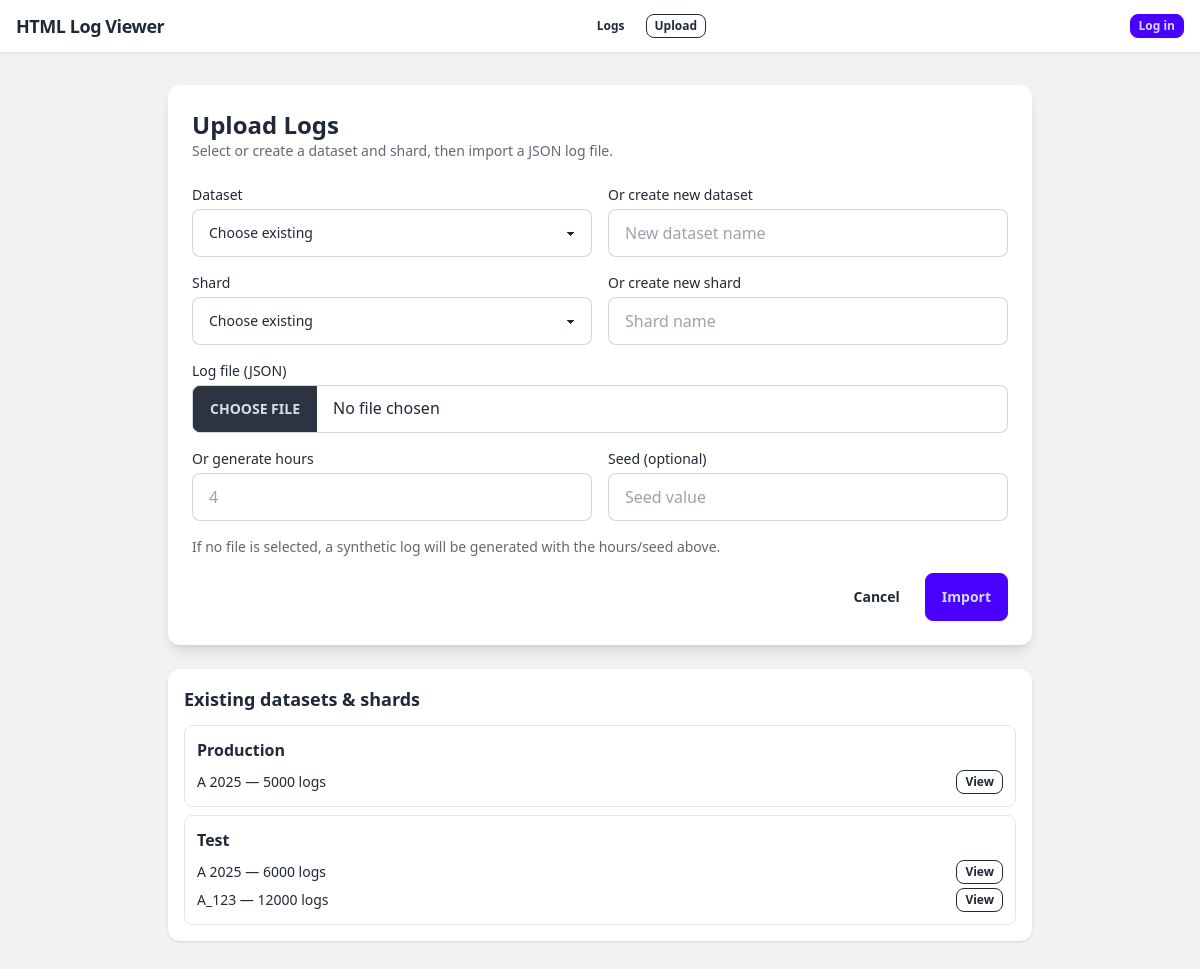
Before: /upload with the older database file.
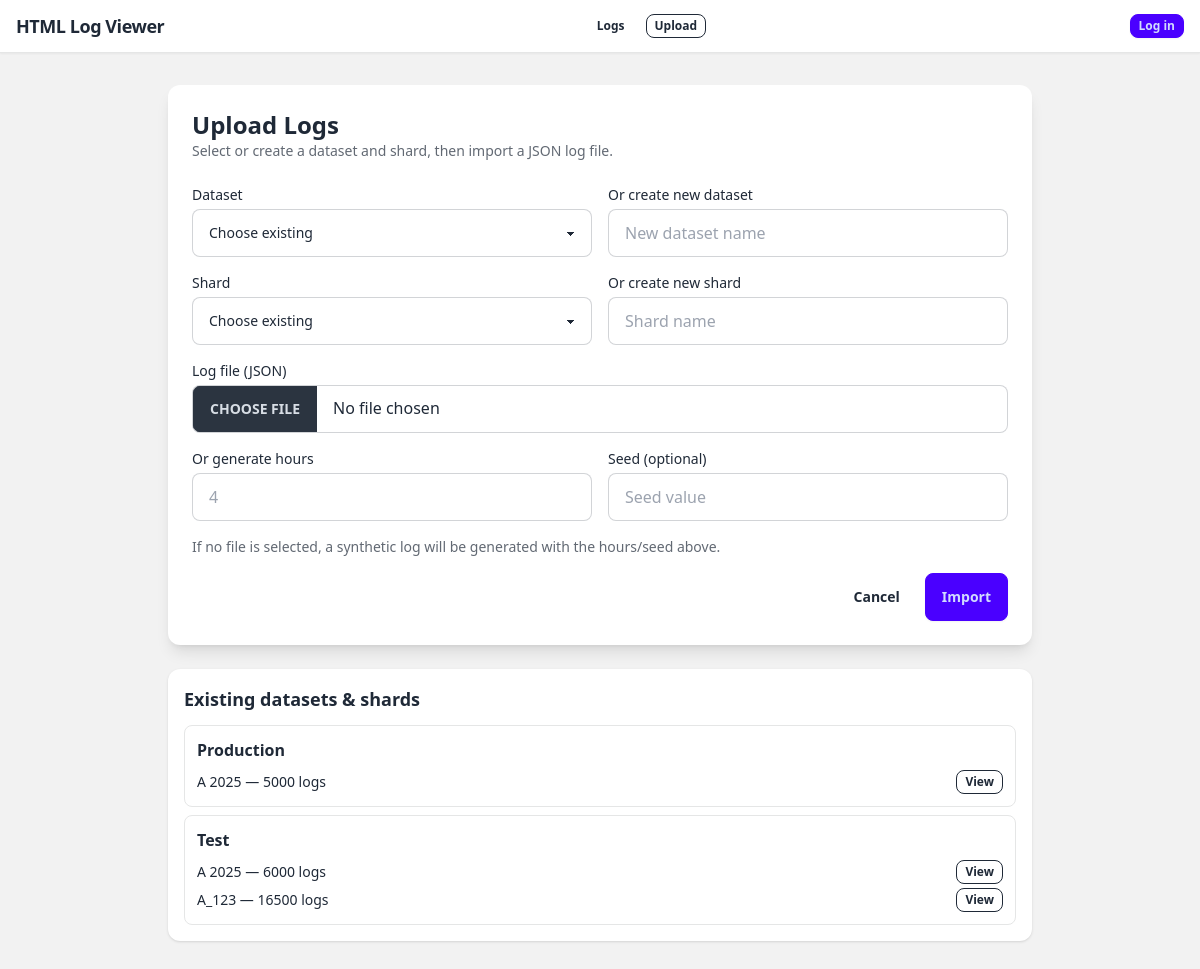
After: the same page with the newer database file.
### tables this page shows
CREATE TABLE datasets (
            id INTEGER PRIMARY KEY AUTOINCREMENT,
            name TEXT NOT NULL UNIQUE,
            created_at TEXT NOT NULL
        );

CREATE TABLE shards (
            id INTEGER PRIMARY KEY AUTOINCREMENT,
            dataset_id INTEGER NOT NULL,
            name TEXT NOT NULL,
            db_path TEXT NOT NULL,
            log_count INTEGER NOT NULL DEFAULT 0,
            created_at TEXT NOT NULL,
            UNIQUE(dataset_id, name),
            FOREIGN KEY (dataset_id) REFERENCES datasets (id)
        );

### app.py (the view, shortened to what this page needs)
@app.route("/upload", methods=["GET", "POST"])
def upload_logs():
    datasets = list_datasets()
    selected_dataset_id = request.form.get("dataset_id", type=int)
    shards_map = {d["id"]: get_shards_for_dataset(d["id"]) for d in datasets}
    return render_template(
        "upload.html",
        datasets=datasets,
        shards_map=shards_map,
        selected_dataset_id=selected_dataset_id,
    )

### app.py (called while the page is built, shortened)
def get_db() -> sqlite3.Connection:
    if "db" not in g:
        db_path = app.config["DATABASE"]
        db_dir = os.path.dirname(db_path)
        if db_dir:
            os.makedirs(db_dir, exist_ok=True)
        conn = sqlite3.connect(db_path)
        conn.row_factory = sqlite3.Row
        g.db = conn
    return g.db

def list_datasets() -> list[Dict[str, Any]]:
    db = get_db()
    rows = db.execute("SELECT * FROM datasets ORDER BY name").fetchall()
    return [{"id": r["id"], "name": r["name"], "created_at": r["created_at"]} for r in rows]

def get_shards_for_dataset(dataset_id: int) -> list[Dict[str, Any]]:
    db = get_db()
    rows = db.execute(
        "SELECT * FROM shards WHERE dataset_id = ? ORDER BY name", (dataset_id,)
    ).fetchall()
    return [
        {
            "id": r["id"],
            "dataset_id": r["dataset_id"],
            "name": r["name"],
            "db_path": r["db_path"],
            "log_count": r["log_count"],
            "created_at": r["created_at"],
        }
        for r in rows
    ]

@app.teardown_appcontext
def teardown_db(error: Optional[BaseException] = None) -> None:
    close_db(error)

@app.context_processor
def inject_user() -> Dict[str, Any]:
    return {"current_user": getattr(g, "current_user", None)}

@app.before_request
def load_user() -> None:
    init_db()
    g.current_user = None
    user_id = session.get("user_id")
    last_seen_str = session.get("last_seen")
    if not user_id:
        return

### templates/upload.html (shortened to what this page needs)
{% extends "base.html" %}
{% block content %}
  <div class="max-w-4xl mx-auto w-full px-4 py-8">
    <div class="bg-base-100 shadow-lg rounded-xl p-6 space-y-6">
      <div>
        <h1 class="text-2xl font-semibold">Upload Logs</h1>
        <p class="text-sm text-base-content/70">Select or create a dataset and shard, then import a JSON log file.</p>
      </div>
      <form method="post" enctype="multipart/form-data" class="space-y-4">
        <div class="grid md:grid-cols-2 gap-4">
          <label class="form-control">
            <span class="label-text mb-1">Dataset</span>
            <select name="dataset_id" id="dataset-select" class="select select-bordered">
              <option value="">Choose existing</option>
            </select>
          </label>
          <label class="form-control">
            <span class="label-text mb-1">Or create new dataset</span>
            <input name="dataset_name_new" class="input input-bordered" placeholder="New dataset name" />
          </label>
        </div>
        <div class="grid md:grid-cols-2 gap-4">
          <label class="form-control">
            <span class="label-text mb-1">Shard</span>
            <select name="shard_id" id="shard-select" class="select select-bordered">
              <option value="">Choose existing</option>
            </select>
          </label>
          <label class="form-control">
            <span class="label-text mb-1">Or create new shard</span>
            <input name="shard_name_new" class="input input-bordered" placeholder="Shard name" />
          </label>
        </div>
        <label class="form-control">
          <span class="label-text mb-1">Log file (JSON)</span>
          <input type="file" name="log_file" accept=".json,application/json" class="file-input file-input-bordered" />
        </label>
        <div class="grid md:grid-cols-2 gap-4">
          <label class="form-control">
            <span class="label-text mb-1">Or generate hours</span>
            <input type="number" step="0.25" min="0.25" max="48" name="hours" class="input input-bordered" placeholder="4" />
          </label>
          <label class="form-control">
            <span class="label-text mb-1">Seed (optional)</span>
            <input type="text" name="seed" class="input input-bordered" placeholder="Seed value" />
          </label>
        </div>
        <p class="text-sm text-base-content/70">If no file is selected, a synthetic log will be generated with the hours/seed above.</p>
        <div class="flex justify-end gap-2">
          <a class="btn btn-ghost" href="{{ url_for('index') }}">Cancel</a>
          <button type="submit" class="btn btn-primary">Import</button>
        </div>
      </form>
    </div>
    <div class="mt-6 bg-base-100 shadow rounded-xl p-4">
      <h2 class="text-lg font-semibold mb-3">Existing datasets & shards</h2>
      <div class="space-y-2">
        {% for dataset in datasets %}
          <div class="border border-base-300 rounded-lg p-3">
            <div class="font-semibold">{{ dataset.name }}</div>
            <ul class="mt-2 space-y-1 text-sm">
              {% for shard in shards_map.get(dataset.id, []) %}
                <li class="flex items-center justify-between">
                  <span>{{ shard.name }} — {{ shard.log_count }} logs</span>
                  <div class="flex gap-2">
                    <a class="btn btn-xs btn-outline" href="{{ url_for('index', shard=shard.id) }}">View</a>
                  </div>
                </li>
              {% else %}
                <li class="text-base-content/60">No shards yet.</li>
              {% endfor %}
            </ul>
          </div>
        {% else %}
          <div class="text-base-content/70">No datasets yet. Upload to create one.</div>
        {% endfor %}
      </div>
    </div>
  </div>
{% endblock %}

### templates/base.html (shortened to what this page needs)
<!doctype html>
<html lang="en" data-theme="light">
  <head>
    <script src="https://cdn.tailwindcss.com"></script>
    <link
      href="https://cdn.jsdelivr.net/npm/daisyui@4.12.10/dist/full.min.css"
      rel="stylesheet"
      type="text/css"
    />
    <link rel="stylesheet" href="{{ url_for('static', filename='styles.css') }}" />
  </head>
  <body class="bg-base-200 text-base-content min-h-screen flex flex-col h-screen">
    <div class="min-h-screen flex flex-col">
      <header class="bg-base-100 border-b border-base-300 shadow-sm">
        <div class="max-w-screen-2xl mx-auto flex items-center justify-between px-4 py-3 gap-4">
          <a href="{{ url_for('index') }}" class="font-semibold tracking-tight text-lg">
            HTML Log Viewer
          </a>
          <div class="flex items-center gap-3">
            <a class="btn btn-xs btn-ghost" href="{{ url_for('logs_index') }}">Logs</a>
            <a class="btn btn-xs btn-outline" href="{{ url_for('upload_logs') }}">Upload</a>
          </div>
          <div class="flex items-center gap-2">
            {% if current_user %}
              <span class="text-sm text-base-content/70">
                Signed in as {{ current_user.name or current_user.email }}
              </span>
              <a class="btn btn-xs btn-ghost" href="{{ url_for('profile') }}">Profile</a>
              <form method="post" action="{{ url_for('logout') }}">
                <button class="btn btn-xs btn-outline" type="submit">Logout</button>
              </form>
            {% else %}
              <a class="btn btn-xs btn-primary" href="{{ url_for('login') }}">Log in</a>
            {% endif %}
          </div>
        </div>
      </header>
      <main class="flex-1 w-full flex flex-col min-h-0">
        {% block content %}{% endblock %}
      </main>
    </div>
  </body>
</html>

### static/styles.css (style rules this page uses)
:root { --gutter: #e2e8f0; --gutter-hover: #94a3b8; --color-border: rgba(148, 163, 184, 0.2); --color-border-strong: rgba(148, 163, 184, 0.6); --color-bg-soft: rgba(248, 250, 252, 0.8); --color-bg-card: rgba(255, 255, 255, 0.7); --color-text-muted: rgba(100, 116, 139, 0.8); --color-text-muted-strong: rgba(71, 85, 105, 0.9); --color-ghost: rgba(226, 232, 240, 0.6); --color-ghost-strong: rgba(226, 232, 240, 0.8); --color-ghost-hover: rgba(148, 163, 184, 0.7); --color-ghost-line: rgba(14, 116, 144, 0.7); --color-highlight: rgba(56, 189, 248, 0.45); --color-highlight-start: rgba(56, 189, 248, 0.15); --color-highlight-mid: rgba(56, 189, 248, 0.08); --bookmark-color-1: rgba(59, 130, 246, 0.95); --bookmark-color-2: rgba(16, 185, 129, 0.95); --bookmark-color-3: rgba(245, 158, 11, 0.95); --bookmark-color-4: rgba(236, 72, 153, 0.95); --bookmark-color-5: rgba(139, 92, 246, 0.95); }

Changed rows visible on the page:
changed shards "A_123": log_count "12000" → "16500"
